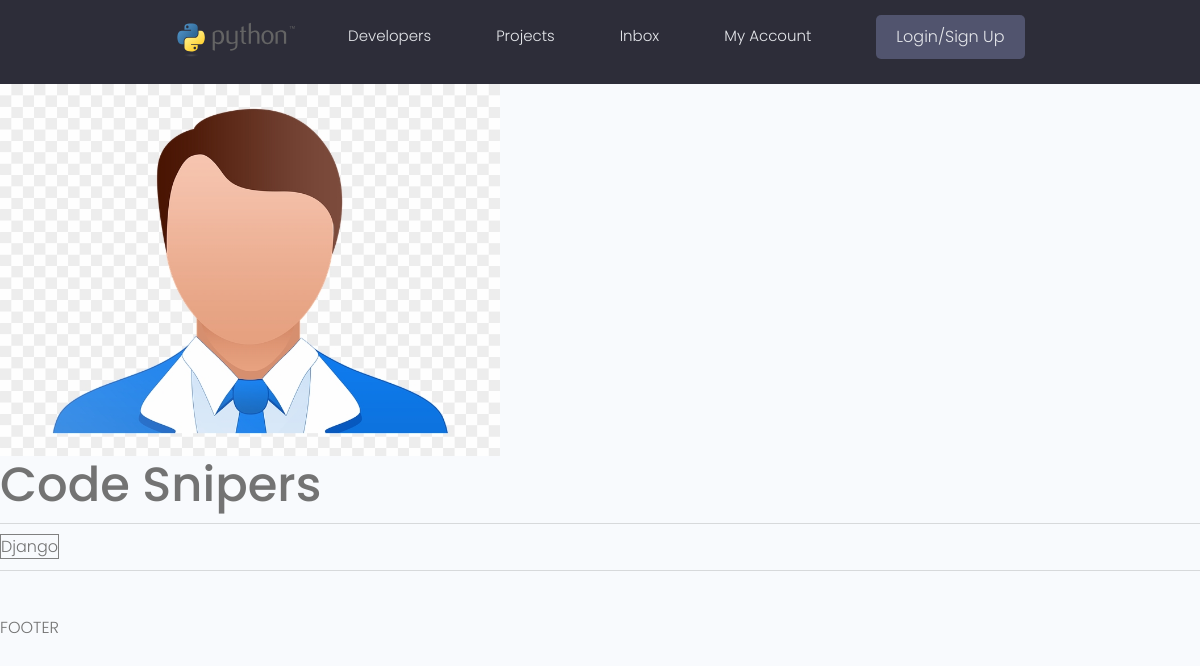
The app's page /project/18ad8a9f-6e6d-4d74-8135-8e7b68a6cd24/ with its own data.
### projects/models.py (models this page shows, shortened)
class Project(models.Model):
    title=models.CharField(max_length=200)
    description= models.TextField(null=True, blank=True)
    featured_image=models.ImageField(null=True, blank=True, default='default.png')
    demo_link=models.CharField(max_length=2000, null=True, blank=True)
    source_link=models.CharField(max_length=2000, null=True, blank=True)
    tags=models.ManyToManyField('Tag', blank=True)
    vote_total=models.IntegerField(default=0, null=True, blank=True)
    vote_ratio=models.IntegerField(default=0, null=True, blank=True)
    created=models.DateTimeField(auto_now_add=True)
    id=models.UUIDField(default=uuid.uuid4, unique=True,
                        primary_key=True, editable=False)

class Tag(models.Model):
    name=models.CharField(max_length=200)
    created=models.DateTimeField(auto_now_add=True)
    id=models.UUIDField(default=uuid.uuid4, unique=True,
                        primary_key=True, editable=False)
    def __str__(self) -> str:
        return self.name

### projects/views.py (the view)
# urls.py: path('project/<str:pk>/', views.project, name="project"),
def project(request, pk):
    project=Project.objects.get(id=pk)
    context={'project': project}
    return render(request, 'projects/single-project.html', context)

### projects/templates/projects/single-project.html (shortened to what this page needs)
{% extends 'main.html' %}
{% block content %}
<img style="max-width: 500px;" src="{{ project.featured_image.url }}">
<h1>{{project.title}}</h1>
<hr>
{% for tag in project.tags.all %}
<span style="border: 1px solid grey">{{tag}}</span>
{% endfor %}
<hr>
<br>
{% endblock content %}

### static/styles/app.css (style rules this page uses)
:root { --color-sub: #2d2d39; }
img { width: 100%; }

### static/uikit/styles/modules/_variables.css (style rules this page uses)
:root { --color-main: #5aa5b9; --color-main-light: #e6faff; --color-sub: #3f4156; --color-sub-light: #51546e; --color-sub-lighter: #ededfd; --color-text: #737373; --color-gray: #8b8b8b; --color-light: #e5e7eb; --color-light-gray: #767676; --color-bg: #f8fafd; --color-white: #fffefd; --color-white-light: #f3f3f3; --color-success: #359e64; --color-success-bg: #def8e8; --color-error: #fc4b0b; --color-error-bg: #fff2ee; --font-base: 'Poppins', arial, helvetica, 'Segoe UI', roboto, ubuntu, sans-serif; --font-monospace: 'Fira Code', 'Courier New', courier, monospace; --font-regular: 300; --font-medium: 500; --font-bold: 700; --generic-shadow: 1px 1px 5px #00000010; --generic-transition: all 0.3s ease-in-out; }

### static/uikit/styles/modules/_base.css (style rules this page uses)
* { margin: 0; padding: 0; box-sizing: border-box; text-rendering: optimizeLegibility; color: inherit; font-size: inherit; }
html { font-size: 50%; }
@media only screen and (min-width: 480px) { html { font-size: 56.25%; } }
@media only screen and (min-width: 1200px) { html { font-size: 62.5%; } }
body { line-height: 1.6; font-weight: 400; font-size: 1.5rem; color: var(--color-text); background-color: var(--color-bg); min-height: 100vh; }

### static/uikit/styles/modules/_typography.css (style rules this page uses)
* { font-family: var(--font-base); }
h1 { font-size: 4.8rem; font-weight: var(--font-medium); }
p, span, strong { font-size: 1.6rem; color: var(--color-text); font-weight: var(--font-regular); }

### records on screen
Project: featured_image (placeholder picture), title "Code Snipers"
Tag: name "Django"
